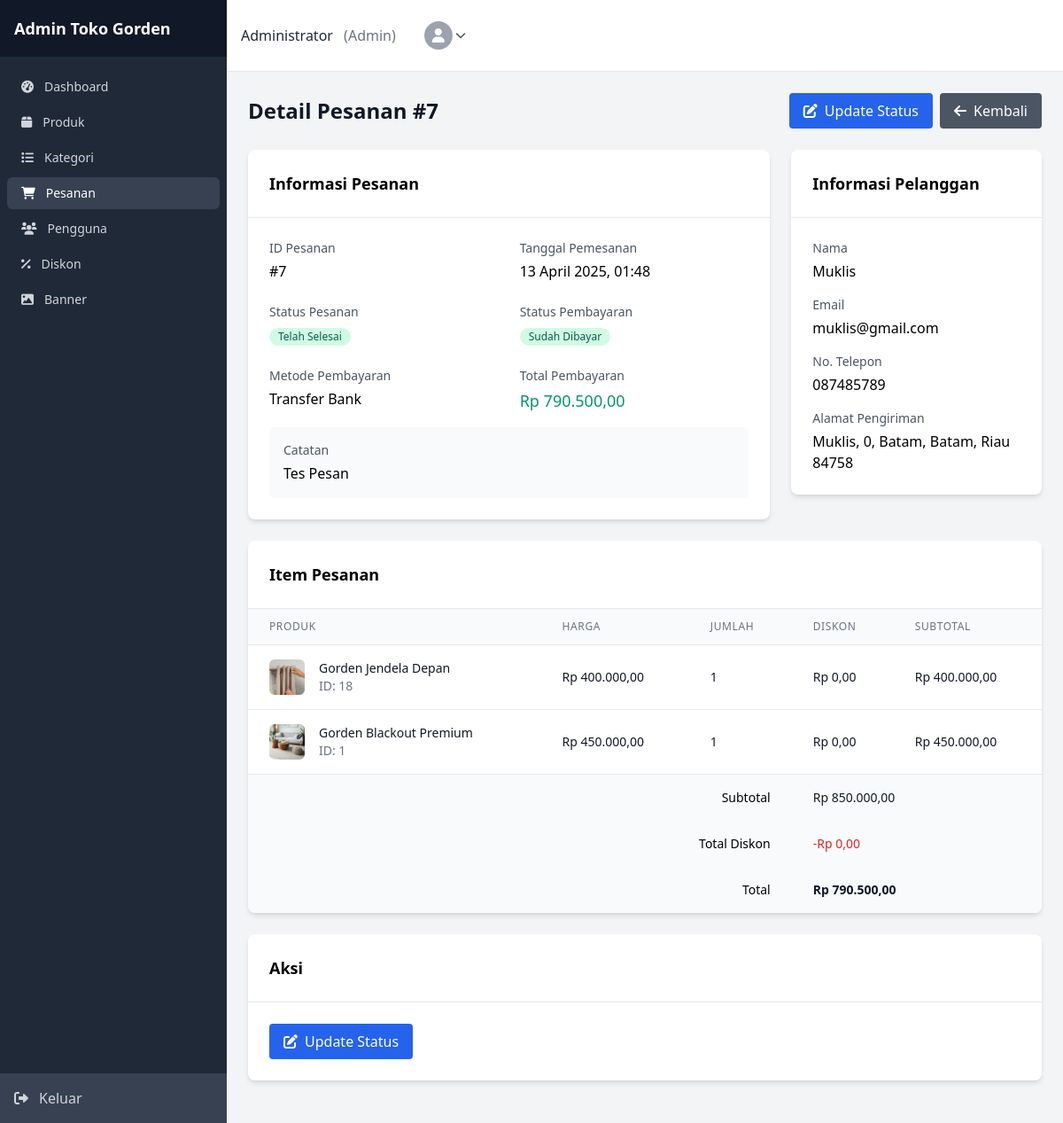
/admin/orders/detail.php?id=7 (signed in), run on the app's committed database.
### tables this page shows
CREATE TABLE `orders` (
  `id` int NOT NULL,
  `user_id` int NOT NULL,
  `total_price` decimal(12,2) NOT NULL,
  `status` enum('pending','processing','shipped','delivered','cancelled','completed') NOT NULL DEFAULT 'pending',
  `payment_status` enum('unpaid','paid') NOT NULL DEFAULT 'unpaid',
  `shipping_address` text,
  `phone` varchar(15) DEFAULT NULL,
  `notes` text,
  `payment_method` varchar(50) DEFAULT 'transfer_bank',
  `created_at` timestamp NULL DEFAULT CURRENT_TIMESTAMP
);

CREATE TABLE `users` (
  `id` int NOT NULL,
  `name` varchar(100) NOT NULL,
  `email` varchar(100) NOT NULL,
  `password` varchar(255) NOT NULL,
  `role` enum('admin','customer') NOT NULL DEFAULT 'customer',
  `phone` varchar(15) DEFAULT NULL,
  `address` text,
  `created_at` timestamp NULL DEFAULT CURRENT_TIMESTAMP
);

CREATE TABLE `order_items` (
  `id` int NOT NULL,
  `order_id` int NOT NULL,
  `product_id` int NOT NULL,
  `quantity` int NOT NULL,
  `price` decimal(12,2) NOT NULL,
  `discount_amount` decimal(12,2) DEFAULT '0.00',
  `created_at` timestamp NULL DEFAULT CURRENT_TIMESTAMP
);

CREATE TABLE `products` (
  `id` int NOT NULL,
  `category_id` int NOT NULL,
  `name` varchar(255) NOT NULL,
  `slug` varchar(255) NOT NULL,
  `description` text,
  `rating` decimal(3,1) DEFAULT '0.0',
  `price` decimal(12,2) NOT NULL,
  `stock` int NOT NULL DEFAULT '0',
  `image` varchar(255) DEFAULT NULL,
  `is_featured` tinyint NOT NULL DEFAULT '0',
  `created_at` timestamp NULL DEFAULT CURRENT_TIMESTAMP
);

### lib/models/Order.php (called while the page is built, shortened)
<?php
class Order
{
    private $db;
    public function __construct($db)
    {
        $this->db = $db;
    }
    public function getById($id)
    {
        $stmt = $this->db->prepare("SELECT o.*, u.name as user_name, u.email as user_email, u.phone as user_phone
                                    FROM orders o
                                    JOIN users u ON o.user_id = u.id
                                    WHERE o.id = ?");
        $stmt->bind_param("i", $id);
        $stmt->execute();
        $result = $stmt->get_result();
        if ($result->num_rows > 0) {
            return $result->fetch_assoc();
        }
        return null;
    }
    public function getOrderItems($orderId)
    {
        $stmt = $this->db->prepare("SELECT oi.*, p.name as product_name, p.image as product_image, p.slug as product_slug
                                    FROM order_items oi
                                    JOIN products p ON oi.product_id = p.id
                                    WHERE oi.order_id = ?");
        $stmt->bind_param("i", $orderId);
        $stmt->execute();
        $result = $stmt->get_result();
        $items = [];
        if ($result->num_rows > 0) {
            while ($row = $result->fetch_assoc()) {
                $items[] = $row;
            }
        }
        return $items;
    }
}

### config/config.php (called while the page is built, shortened)
<?php
require_once BASE_PATH . 'lib/models/Order.php';
function formatRupiah($angka)
{
    if ($angka === null || !is_numeric($angka)) {
        $angka = 0;
    }
    if (class_exists('NumberFormatter')) {
        $formatter = new NumberFormatter('id_ID', NumberFormatter::CURRENCY);
        return $formatter->formatCurrency($angka, 'IDR');
    }
    return 'Rp ' . number_format($angka, 0, ',', '.');
}

### admin/orders/detail.php (the view, shortened to what this page needs)
<?php
require_once '../../config/config.php';
require_once '../../lib/models/Order.php';
require_once '../../lib/models/Product.php';
$orderId = intval($_GET['id']);
$orderModel = new Order($conn);
$order = $orderModel->getById($orderId);
$orderItems = $orderModel->getOrderItems($orderId);
$orderStatuses = [
    'pending' => 'Menunggu Pembayaran',
    'processing' => 'Diproses',
    'shipped' => 'Dikirim',
    'delivered' => 'Selesai',
    'completed' => 'Telah Selesai',
    'cancelled' => 'Dibatalkan'
];
$paymentStatuses = [
    'unpaid' => 'Belum Dibayar',
    'paid' => 'Sudah Dibayar',
    'failed' => 'Gagal',
    'refunded' => 'Dikembalikan'
];
$statusColors = [
    'pending' => 'yellow',
    'processing' => 'blue',
    'shipped' => 'indigo',
    'delivered' => 'green',
    'completed' => 'green',
    'cancelled' => 'red',
    'unpaid' => 'yellow',
    'paid' => 'green',
    'failed' => 'red',
    'refunded' => 'gray'
];
$paymentMethods = [
    'transfer_bank' => 'Transfer Bank',
    'cod' => 'Cash on Delivery (COD)'
];
include '../inc/header.php';
?>
<div class="flex justify-between items-center mb-6">
    <h1 class="text-2xl font-semibold text-gray-900">Detail Pesanan #<?php echo $orderId; ?></h1>
    <div class="flex space-x-2">
        <a href="update-status.php?id=<?php echo $orderId; ?>" class="bg-blue-600 hover:bg-blue-700 text-white font-medium py-2 px-4 rounded inline-flex items-center">
            <i class="fas fa-edit mr-2"></i> Update Status
        </a>
        <a href="index.php" class="bg-gray-600 hover:bg-gray-700 text-white font-medium py-2 px-4 rounded inline-flex items-center">
            <i class="fas fa-arrow-left mr-2"></i> Kembali
        </a>
    </div>
</div>
<div class="grid grid-cols-1 lg:grid-cols-3 gap-6">
    <div class="lg:col-span-2">
        <div class="bg-white shadow-md rounded-lg overflow-hidden mb-6">
            <div class="p-6 border-b border-gray-200">
                <h2 class="text-lg font-semibold">Informasi Pesanan</h2>
            </div>
            <div class="p-6">
                <div class="grid grid-cols-1 md:grid-cols-2 gap-6">
                    <div>
                        <p class="text-sm text-gray-600 mb-1">ID Pesanan</p>
                        <p class="font-medium">#<?php echo $order['id']; ?></p>
                    </div>
                    <div>
                        <p class="text-sm text-gray-600 mb-1">Tanggal Pemesanan</p>
                        <p class="font-medium"><?php echo date('d F Y, H:i', strtotime($order['created_at'])); ?></p>
                    </div>
                    <div>
                        <p class="text-sm text-gray-600 mb-1">Status Pesanan</p>
                        <p>
                            <span class="inline-flex items-center px-2.5 py-0.5 rounded-full text-xs font-medium bg-<?php echo $statusColors[$order['status']]; ?>-100 text-<?php echo $statusColors[$order['status']]; ?>-800">
                                <?php echo $orderStatuses[$order['status']] ?? $order['status']; ?>
                            </span>
                        </p>
                    </div>
                    <div>
                        <p class="text-sm text-gray-600 mb-1">Status Pembayaran</p>
                        <p>
                            <span class="inline-flex items-center px-2.5 py-0.5 rounded-full text-xs font-medium bg-<?php echo $statusColors[$order['payment_status']]; ?>-100 text-<?php echo $statusColors[$order['payment_status']]; ?>-800">
                                <?php echo $paymentStatuses[$order['payment_status']] ?? $order['payment_status']; ?>
                            </span>
                        </p>
                    </div>
                    <div>
                        <p class="text-sm text-gray-600 mb-1">Metode Pembayaran</p>
                        <p class="font-medium"><?php echo $paymentMethods[$order['payment_method']] ?? $order['payment_method']; ?></p>
                    </div>
                    <div>
                        <p class="text-sm text-gray-600 mb-1">Total Pembayaran</p>
                        <p class="font-medium text-lg text-green-600"><?php echo formatRupiah($order['total_price']); ?></p>
                    </div>
                </div>
                <?php if (!empty($order['notes'])): ?>
                    <div class="mt-4 p-4 bg-gray-50 rounded-md">
                        <p class="text-sm text-gray-600 mb-1">Catatan</p>
                        <p><?php echo nl2br(htmlspecialchars($order['notes'])); ?></p>
                    </div>
                <?php endif; ?>
            </div>
        </div>
    </div>
    <div>
        <div class="bg-white shadow-md rounded-lg overflow-hidden mb-6">
            <div class="p-6 border-b border-gray-200">
                <h2 class="text-lg font-semibold">Informasi Pelanggan</h2>
            </div>
            <div class="p-6">
                <div class="mb-4">
                    <p class="text-sm text-gray-600 mb-1">Nama</p>
                    <p class="font-medium"><?php echo htmlspecialchars($order['user_name']); ?></p>
                </div>
                <div class="mb-4">
                    <p class="text-sm text-gray-600 mb-1">Email</p>
                    <p class="font-medium"><?php echo htmlspecialchars($order['user_email']); ?></p>
                </div>
                <div class="mb-4">
                    <p class="text-sm text-gray-600 mb-1">No. Telepon</p>
                    <p class="font-medium"><?php echo htmlspecialchars($order['phone']); ?></p>
                </div>
                <div>
                    <p class="text-sm text-gray-600 mb-1">Alamat Pengiriman</p>
                    <p><?php echo nl2br(htmlspecialchars($order['shipping_address'])); ?></p>
                </div>
            </div>
        </div>
    </div>
</div>
<div class="bg-white shadow-md rounded-lg overflow-hidden mb-6">
    <div class="p-6 border-b border-gray-200">
        <h2 class="text-lg font-semibold">Item Pesanan</h2>
    </div>
    <div class="overflow-x-auto">
        <table class="min-w-full divide-y divide-gray-200">
            <thead class="bg-gray-50">
                <tr>
                    <th scope="col" class="px-6 py-3 text-left text-xs font-medium text-gray-500 uppercase tracking-wider">
                        Produk
                    </th>
                    <th scope="col" class="px-6 py-3 text-left text-xs font-medium text-gray-500 uppercase tracking-wider">
                        Harga
                    </th>
                    <th scope="col" class="px-6 py-3 text-left text-xs font-medium text-gray-500 uppercase tracking-wider">
                        Jumlah
                    </th>
                    <th scope="col" class="px-6 py-3 text-left text-xs font-medium text-gray-500 uppercase tracking-wider">
                        Diskon
                    </th>
                    <th scope="col" class="px-6 py-3 text-left text-xs font-medium text-gray-500 uppercase tracking-wider">
                        Subtotal
                    </th>
                </tr>
            </thead>
            <tbody class="bg-white divide-y divide-gray-200">
                <?php
                $subtotal = 0;
                $total_discount = 0;
                foreach ($orderItems as $item):
                    $itemSubtotal = $item['price'] * $item['quantity'];
                    $subtotal += $itemSubtotal;
                    $total_discount += $item['discount_amount'] * $item['quantity'];
                ?>
                    <tr>
                        <td class="px-6 py-4 whitespace-nowrap">
                            <div class="flex items-center">
                                <div class="flex-shrink-0 h-10 w-10">
                                    <img class="h-10 w-10 rounded-md object-cover"
                                        src="<?php echo !empty($item['product_image']) ? BASE_URL . 'assets/images/products/' . $item['product_image'] : BASE_URL . 'assets/images/products/default-product.jpg'; ?>"
                                        alt="<?php echo htmlspecialchars($item['product_name']); ?>">
                                </div>
                                <div class="ml-4">
                                    <div class="text-sm font-medium text-gray-900">
                                        <?php echo htmlspecialchars($item['product_name']); ?>
                                    </div>
                                    <div class="text-sm text-gray-500">
                                        ID: <?php echo $item['product_id']; ?>
                                    </div>
                                </div>
                            </div>
                        </td>
                        <td class="px-6 py-4 whitespace-nowrap">
                            <div class="text-sm text-gray-900"><?php echo formatRupiah($item['price']); ?></div>
                        </td>
                        <td class="px-6 py-4 whitespace-nowrap">
                            <div class="text-sm text-gray-900"><?php echo $item['quantity']; ?></div>
                        </td>
                        <td class="px-6 py-4 whitespace-nowrap">
                            <div class="text-sm text-gray-900"><?php echo formatRupiah($item['discount_amount']); ?></div>
                        </td>
                        <td class="px-6 py-4 whitespace-nowrap">
                            <div class="text-sm text-gray-900"><?php echo formatRupiah($itemSubtotal); ?></div>
                        </td>
                    </tr>
                <?php endforeach; ?>
            </tbody>
            <tfoot class="bg-gray-50">
                <tr>
                    <td colspan="3" class="px-6 py-4 whitespace-nowrap text-right text-sm font-medium">
                        Subtotal
                    </td>
                    <td colspan="2" class="px-6 py-4 whitespace-nowrap text-sm text-gray-900">
                        <?php echo formatRupiah($subtotal); ?>
                    </td>
                </tr>
                <tr>
                    <td colspan="3" class="px-6 py-4 whitespace-nowrap text-right text-sm font-medium">
                        Total Diskon
                    </td>
                    <td colspan="2" class="px-6 py-4 whitespace-nowrap text-sm text-red-600">
                        -<?php echo formatRupiah($total_discount); ?>
                    </td>
                </tr>
                <tr>
                    <td colspan="3" class="px-6 py-4 whitespace-nowrap text-right text-sm font-medium">
                        Total
                    </td>
                    <td colspan="2" class="px-6 py-4 whitespace-nowrap text-sm font-bold text-gray-900">
                        <?php echo formatRupiah($order['total_price']); ?>
                    </td>
                </tr>
            </tfoot>
        </table>
    </div>
</div>
<div class="bg-white shadow-md rounded-lg overflow-hidden mb-6">
    <div class="p-6 border-b border-gray-200">
        <h2 class="text-lg font-semibold">Aksi</h2>
    </div>
    <div class="p-6">
        <div class="flex space-x-2">
            <a href="update-status.php?id=<?php echo $orderId; ?>" class="bg-blue-600 hover:bg-blue-700 text-white font-medium py-2 px-4 rounded inline-flex items-center">
                <i class="fas fa-edit mr-2"></i> Update Status
            </a>
        </div>
    </div>
</div>
<?php include '../inc/footer.php'; ?>

### admin/inc/header.php (style rules this page uses)
.text-red-600 { color: #dc2626; font-size: 0.875rem; margin-top: 0.25rem; }

### data on the page
orders: id "7", created_at "13 April 2025, 01:48", status "Telah Selesai", payment_status "Sudah Dibayar", payment_method "Transfer Bank", total_price "Rp 790.500,00", notes "Tes Pesan", user.name "Muklis", user.email "muklis@gmail.com", phone "087485789", shipping_address "Muklis, 0, Batam, Batam, Riau 84758"
order_items: product.image (picture), product.name "Gorden Jendela Depan", product "18", price "Rp 400.000,00", quantity "1", discount_amount "Rp 0,00", formatRupiah($itemSubtotal) "Rp 400.000,00"
order_items: product.image (picture), product.name "Gorden Blackout Premium", product "1", price "Rp 450.000,00", quantity "1", discount_amount "Rp 0,00", formatRupiah($itemSubtotal) "Rp 450.000,00"

### other printed values
$_SESSION['user_name'] "Administrator"
$orderId "7"
formatRupiah($subtotal) "Rp 850.000,00"
formatRupiah($total_discount) "Rp 0,00"
